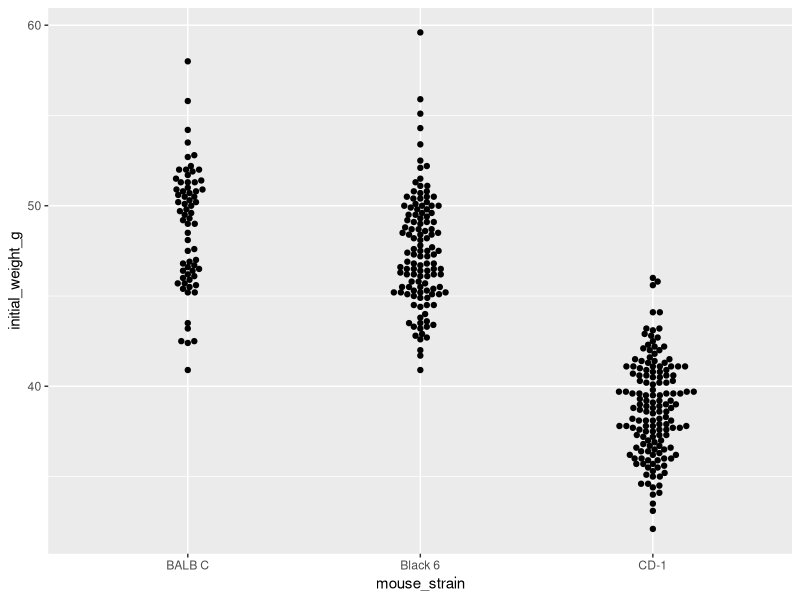
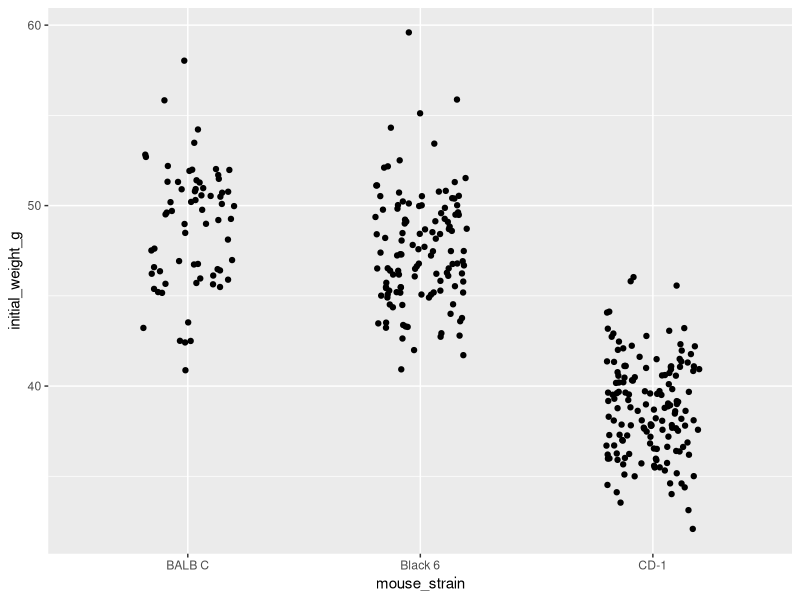

The R script that drew these images, in order: (Note: this script raises an error after producing the figures.)
## ---- chunk 1
library(tidyverse)
dosage <- read_csv("data/mousezempic_dosage_data.csv")

## ---- chunk 2
#| warning: false
library(ggbeeswarm)

ggplot(data = dosage, aes(x = mouse_strain, y = initial_weight_g)) +
  geom_beeswarm()
## ---- chunk 3
#| warning: false
ggplot(data = dosage, aes(x = mouse_strain, y = initial_weight_g)) +
  geom_point(position = position_jitter(width = 0.2))
## ---- chunk 4
#| warning: false
# label every mouse that lost more than 4g
ggplot(data = dosage, aes(x = initial_weight_g, y = weight_lost_g)) +
  geom_point() +
  geom_text(
    data = filter(dosage, weight_lost_g > 4),
    aes(label = id_num))
## ---- chunk 5
#| warning: false
library(ggrepel)

ggplot(data = dosage, aes(x = initial_weight_g, y = weight_lost_g)) +
  geom_point() +
  geom_text_repel(
    data = filter(dosage, weight_lost_g > 4),
    aes(label = id_num))
## ---- chunk 6
ggplot(data = dosage, aes(x = initial_weight_g, y = weight_lost_g)) +
  geom_point() +
  geom_label_repel(
    data = filter(dosage, weight_lost_g > 4),
    aes(label = id_num))
